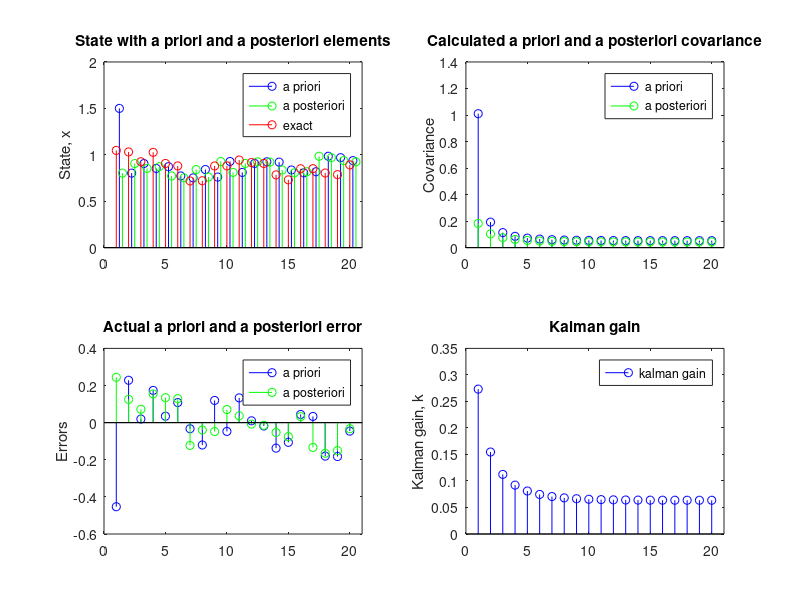

This figure's MATLAB source:


%% Environment

close all; clear; clc;
set(0, 'DefaultFigureWindowStyle', 'docked');



%Define the length of the simulation.
nlen=20;

%Define the system.
a=1;  %a=1 for a constant, |a|<1 for a first order system.
h=3;

%Define the noise covariances.
Q=0.01;
R=2;

%Preallocate memory for all arrays.  Note that this is not really necessary
%but speeds up MatLab a bit.
%However, it is necessary to come up with initial estimates (guesses) for
%   1) the state.
%   2) the a priori error.
x=zeros(1,nlen);
z=zeros(1,nlen);
xapriori=zeros(1,nlen);
xaposteriori=zeros(1,nlen);
residual=zeros(1,nlen);
papriori=ones(1,nlen);
paposteriori=ones(1,nlen);
k=zeros(1,nlen);

%Calculate the process and measurement noise.
w1=randn(1,nlen);   %This line and the next can be commented out after running
v1=randn(1,nlen);   %the script once to generate multiple runs with identical
                    %noise (for better comparison).
w=w1*sqrt(Q);
v=v1*sqrt(R);

%Initial condition on the state, x.
x_0=1.0;

%Initial guesses for state and a posteriori covariance.
xaposteriori_0=1.5;
paposteriori_0=1;

%Calculate the first estimates for all values based upon the initial guess
%of the state and the a posteriori covariance.  The rest of the steps will
%be calculated in a loop.
%
%Calculate the state and the output
x(1)=a*x_0+w(1);
z(1)=h*x(1)+v(1);
%Predictor equations
xapriori(1)=a*xaposteriori_0;
residual(1)=z(1)-h*xapriori(1);
papriori(1)=a*a*paposteriori_0+Q;
%Corrector equations
k(1)=h*papriori(1)/(h*h*papriori(1)+R);
paposteriori(1)=papriori(1)*(1-h*k(1));
xaposteriori(1)=xapriori(1)+k(1)*residual(1);

%Calculate the rest of the values.
for j=2:nlen,
    %Calculate the state and the output
    x(j)=a*x(j-1)+w(j);
    z(j)=h*x(j)+v(j);
    %Predictor equations
    xapriori(j)=a*xaposteriori(j-1);
    residual(j)=z(j)-h*xapriori(j);
    papriori(j)=a*a*paposteriori(j-1)+Q;
    %Corrector equations
    k(j)=h*papriori(j)/(h*h*papriori(j)+R);
    paposteriori(j)=papriori(j)*(1-h*k(j));
    xaposteriori(j)=xapriori(j)+k(j)*residual(j);
end

j=1:nlen;

%Plot states and state estimates
subplot(221);
h1=stem(j+0.25,xapriori,'b');
hold on
h2=stem(j+0.5,xaposteriori,'g');
h3=stem(j,x,'r');
hold off
%Make nice formatting.
legend([h1(1) h2(1) h3(1)],'a priori','a posteriori','exact');
title('State with a priori and a posteriori elements');
ylabel('State, x');
xlim=[0 length(j)+1];
set(gca,'XLim',xlim);

%Plot covariance
subplot(222);
h1=stem(j,papriori,'b');
hold on;
h2=stem(j,paposteriori,'g');
hold off
legend([h1(1) h2(1)],'a priori','a posteriori');
title('Calculated a priori and a posteriori covariance');
ylabel('Covariance');
set(gca,'XLim',xlim);  %Set limits the same as first graph

%Plot errors
subplot(223);
h1=stem(j,x-xapriori,'b');
hold on
h2=stem(j,x-xaposteriori,'g');
hold off
legend([h1(1) h2(1)],'a priori','a posteriori');
title('Actual a priori and a posteriori error');
ylabel('Errors');
set(gca,'XLim',xlim);  %Set limits the same as first graph

%Plot kalman gain, k
subplot(224);
h1=stem(j,k,'b');
legend([h1(1)],'kalman gain');
title('Kalman gain');
ylabel('Kalman gain, k');
set(gca,'XLim',xlim);  %Set limits the same as first graph

    
    
%% Reference(s)

% http://www.swarthmore.edu/NatSci/echeeve1/Ref/Kalman/scalarkalman.m


